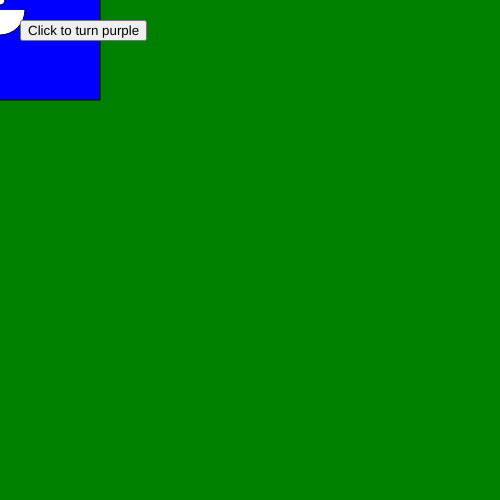
Frame 1 (no input)
Frame 60 (no input): identical to frame 1, image omitted
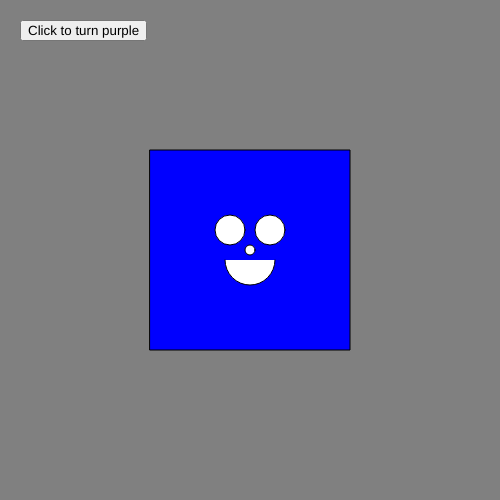
Frame 120 (the mouse pressed at the canvas centre since frame 60)

The p5.js sketch that drew these frames (run headless with seeded random() and noise() and a simulated clock; from frame 60 on, the mouse is pressed at the canvas centre):

// p5.js sketch
// ── sketch.js
var pointX = 0;
var pointY = 0;

var faceColor = "blue";

var colorButton;

function setup() {
  // put setup code here
  createCanvas(500,500);
  pointX = width/2;
  pointY = width/2;

  console.log("pointX " + pointX + " pointY " + pointY);

  var message = "Hello"; //var message only exists within the setup() function
  console.log(message);

  colorButton = createButton("Click to turn purple"); //function part of p5.dom library, it generates an html button
  colorButton.position(20,20);
  colorButton.mousePressed(function(){
    faceColor = "purple";
  });
}

function draw() {
  // put drawing code here
background(255); //gets rid of the repeated image

//Use an if statement to change background color
if (mouseX < width/2) {
  console.log("left side");
  background("green");
}
if (mouseX >= width/2) {
  console.log("right side");
  background("gray");
}

//sets points to mouse location
  pointX = mouseX;
  pointY = mouseY;


  fill(faceColor);
  rect(pointX-100,pointY-100,200,200);
  fill(255);
  ellipse(pointX,pointY,10,10);
  ellipse(pointX+20,pointY-20,30,30);
  ellipse(pointX-20,pointY-20,30,30);

  // arc(x,y,width,height.start,end);
  arc(pointX,pointY+10,50,50,0,PI);
}

function mousePressed() {
  //faceColor = "red";
}

function mouseReleased() {
  //faceColor = "blue";
}

function keyPressed() {
  faceColor = "green";

  if (key == "w") {
    faceColor = "white";
  }
  if (key == "r") {
    faceColor = "red";
  }
}
